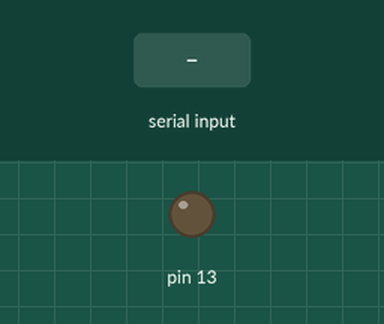
This sketch was run on a simulated Arduino Uno, built with avr-gcc and run on an emulated ATmega328P. On the bench: output pins drawn as LEDs (lit = HIGH). Inputs (shaded band) come from the test bench.

Above: at 1.2 s.
1.3 s: "1" received over Serial
At 1.8 s:
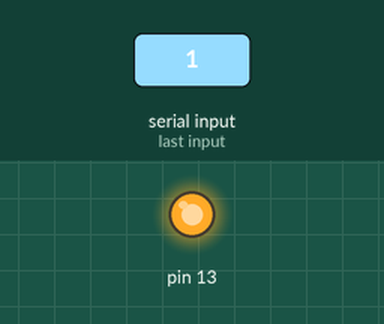
2.8 s: "0" received over Serial
At 4.1 s:
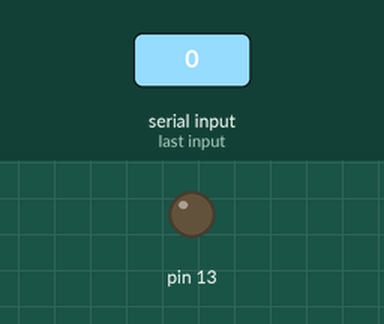
Timing chart, 0 to 5.8 s (numbered marks = the images above; inputs shaded):
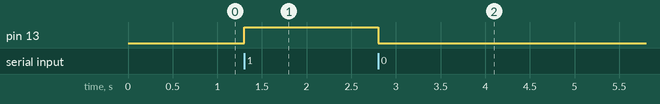

The sketch:

sketch_may26a.ino
```cpp
void setup() {
  pinMode(13, OUTPUT);
  Serial.begin(9600);
}

void loop() {
  char incomingByte;

  if(Serial.available() > 0) {

    incomingByte = Serial.read();

    if(incomingByte == '1') {
      digitalWrite(13, HIGH);
    } else if(incomingByte == '0') {
      digitalWrite(13, LOW);
    }
  }
}
```

Measured:
- after the input at 1.3 s, pin 13: LOW → HIGH at once
- after the input at 2.8 s, pin 13: HIGH → LOW at once
